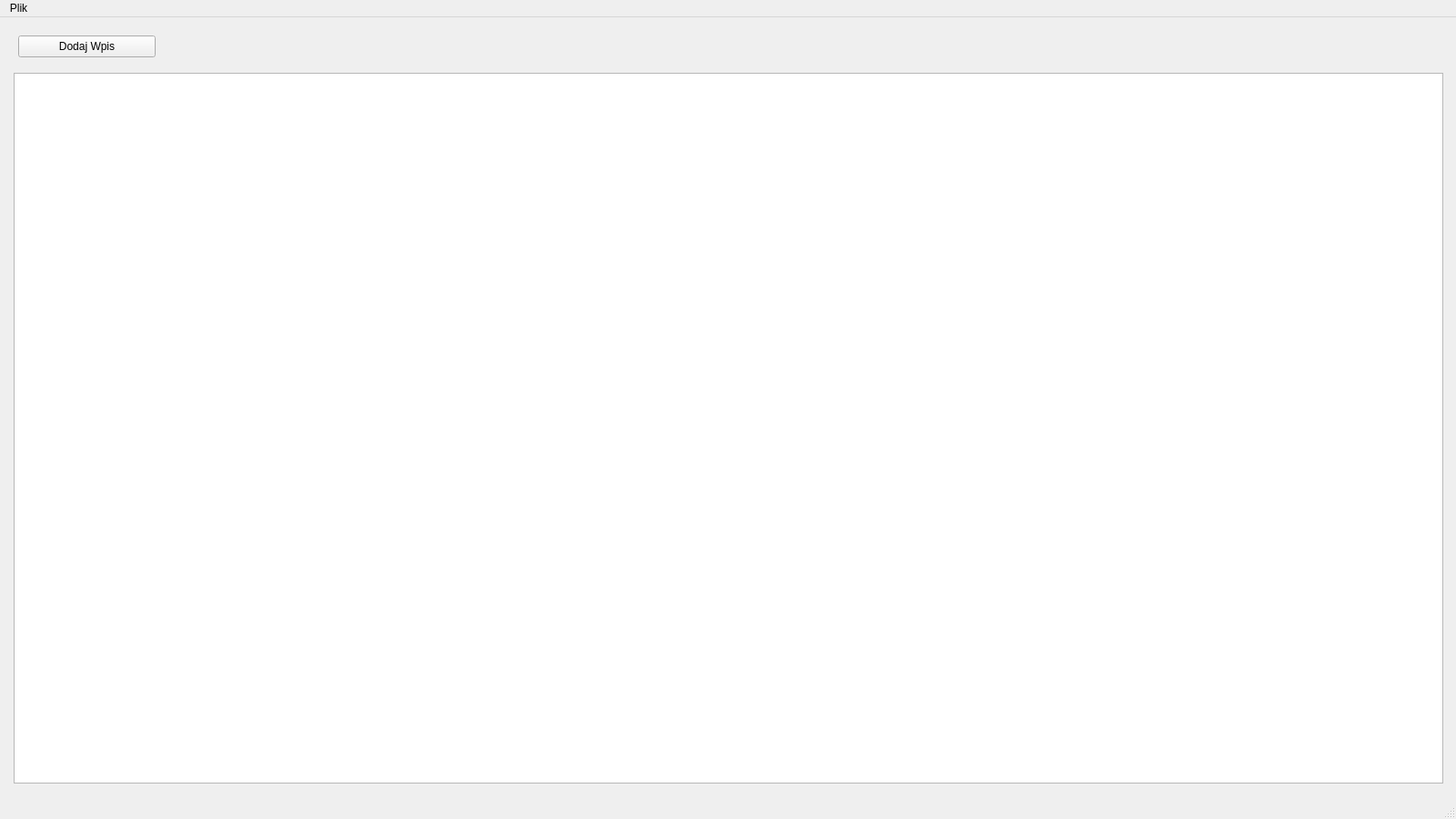
<?xml version="1.0" encoding="UTF-8"?>
<ui version="4.0">
 <class>MainWindow</class>
 <widget class="QMainWindow" name="MainWindow">
  <property name="geometry">
   <rect>
    <x>0</x>
    <y>0</y>
    <width>1600</width>
    <height>900</height>
   </rect>
  </property>
  <property name="sizePolicy">
   <sizepolicy hsizetype="Maximum" vsizetype="Maximum">
    <horstretch>0</horstretch>
    <verstretch>0</verstretch>
   </sizepolicy>
  </property>
  <property name="windowTitle">
   <string>Budżeter Pro Desktop</string>
  </property>
  <property name="autoFillBackground">
   <bool>true</bool>
  </property>
  <widget class="QWidget" name="centralwidget">
   <widget class="QPushButton" name="AddEntryButton">
    <property name="geometry">
     <rect>
      <x>20</x>
      <y>20</y>
      <width>151</width>
      <height>24</height>
     </rect>
    </property>
    <property name="text">
     <string>Dodaj Wpis</string>
    </property>
   </widget>
   <widget class="QTableView" name="tableView">
    <property name="geometry">
     <rect>
      <x>15</x>
      <y>61</y>
      <width>1571</width>
      <height>781</height>
     </rect>
    </property>
   </widget>
  </widget>
  <widget class="QStatusBar" name="statusbar"/>
  <widget class="QMenuBar" name="menubar">
   <property name="geometry">
    <rect>
     <x>0</x>
     <y>0</y>
     <width>1600</width>
     <height>21</height>
    </rect>
   </property>
   <widget class="QMenu" name="menuBud_eter_Pro_Desktop">
    <property name="title">
     <string>Plik</string>
    </property>
    <addaction name="actionZapisz"/>
    <addaction name="actionWczytaj"/>
    <addaction name="separator"/>
    <addaction name="actionZamknij_2"/>
   </widget>
   <addaction name="menuBud_eter_Pro_Desktop"/>
  </widget>
  <action name="actionZapisz">
   <property name="text">
    <string>Zapisz</string>
   </property>
  </action>
  <action name="actionWczytaj">
   <property name="text">
    <string>Wczytaj</string>
   </property>
  </action>
  <action name="actionZamknij">
   <property name="text">
    <string>Zamknij</string>
   </property>
  </action>
  <action name="actionZamknij_2">
   <property name="text">
    <string>Zamknij</string>
   </property>
  </action>
 </widget>
 <resources/>
 <connections/>
 <slots>
  <slot>AddEntryButtonPressed()</slot>
 </slots>
</ui>
